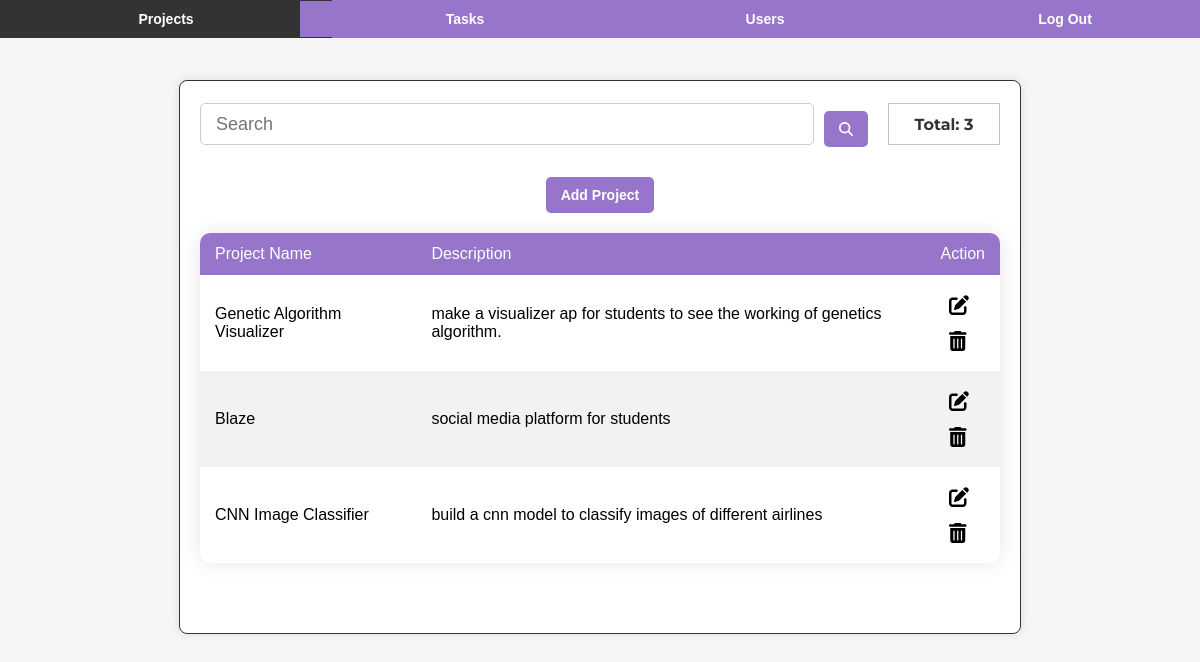
/todolist/projects/ (signed in), run on the app's committed database.
### tdapp/models.py (models this page shows, shortened)
class Project(models.Model):
    project_id = models.AutoField(primary_key=True)
    project_name = models.CharField(max_length=255)
    description = models.TextField()

### tdapp/project_views.py (the view)
# urls.py: path('projects/', project_list, name='project-list'),
@login_required
def project_list(request):
    if request.user.is_superuser:
        projects = Project.objects.all()
    else:
        projects = Project.objects.filter(task__assigned_to=request.user).distinct()
    return render(request, 'admin/project-list.html', {'projects': projects})

### templates/admin/project-list.html (shortened to what this page needs)
{% extends "base.html" %}
{% block extra_css %}
<link rel="stylesheet" href="https://cdnjs.cloudflare.com/ajax/libs/font-awesome/6.0.0/css/all.min.css">
{% endblock %}
{% block content %}
<div id="vanta-container"></div>
<div class="navbar">
    <li class="active"><a href="{% url 'project-list' %}" class="btn-primary">Projects</a></li>
    <li><a href="{% url 'task-list' %}" class="btn-primary">Tasks</a></li>
    {% if user.is_superuser %}
    <li><a href="{% url 'user-list' %}" class="btn-primary">Users</a></li>
    {% endif %}
    <li><a href="{% url 'logout' %}" class="btn-primary">Log Out</a></li>
</div>
<div class="container">
{% if user.is_authenticated %}
    <div class="form-container">
        <form id="search-form" class="search_field">
            <input id="search-input" type="text" class="input-search" placeholder="Search" />
            <button id="search-button" type="submit" class="btn btn-primary">
                <i class="fas fa-search"></i>
            </button>
        </form>
        <div class="total-records-indicator">Total: {{ projects.count }}</div>
    </div>
    {% if user.is_superuser %}
        <div class="row">
            <a href="{% url 'add-project' %}" class="btn btn-primary">Add Project</a>
        </div>
        <div class="table-container">
            <table class="table">
                <thead>
                    <tr>
                        <th>Project Name</th>
                        <th>Description</th>
                        <th>Action</th>
                    </tr>
                </thead>
                <tbody>
                    {% for project in projects %}
                        <tr class="{{ forloop.counter0|divisibleby:2|yesno:'even,odd' }}">
                            <td>{{ project.project_name }}</td>
                            <td>{{ project.description }}</td>
                            <td class="border-0 align-middle">
                                <a href="{% url 'edit-project' project.project_id %}" data-mdb-tooltip-init title="Edit"><i class="fas fa-edit fa-lg text-success me-3"></i></a>
                                <a href="{% url 'delete-project' project.project_id %}" data-mdb-tooltip-init title="Delete"><i class="fas fa-trash-alt fa-lg text-warning"></i></a>
                            </td>
                        </tr>
                    {% endfor %}
                </tbody>
            </table>
        </div>
    {% endif %}
{% else %}
    <p>You are not logged in.</p>
    <a href="{% url 'login' %}">Log In</a> |
    <a href="{% url 'signup' %}">Sign Up</a>
{% endif %}
</div>
{% endblock %}

### assets/static/css/style.css (style rules this page uses)
body { font-family: Arial, sans-serif; background-color: #3f1cbd; margin: 0; padding: 0; }

### templates/base.html (style rules this page uses)
body { font-family: 'Segoe UI', Tahoma, Geneva, Verdana, sans-serif; padding: 0% 5%; justify-content: center; align-items: center; max-width: 100%; overflow-x: hidden; background-color: white; margin: 0px; }
a { border-color: #003b66; background-color: transparent; border-width: 10px; display: block; padding: 8px; text-decoration: none; color: black; font-weight: bold; }
.active { background-color: #003b66; display: block; padding: 8px; text-decoration: none; color: white; font-weight: normal; }
li { display: inline; float: left; width: 40%; text-align: center; }
.container { padding: 30px; width: 100%; max-width: 900px; }
.row { display: flex; justify-content: center; align-items: center; width: 100%; background-color: transparent; margin-top: 10px; margin-bottom: 10px; }
.table-container { display: flex; justify-content: center; margin-top: 20px; }
table { background-color: #fff; width: auto; overflow-x: auto; overflow-y: auto; margin-left: auto; margin-right: auto; display: block; margin-bottom: 50px; border-collapse: collapse; box-shadow: 0 0 20px rgba(0, 0, 0, 0.1); }
table thead { overflow: hidden; position: sticky; top: 0; }
table tbody { overflow-y: auto; }
table th, table td { padding: 12px 15px; text-align: left; height: 15px; }
table th { background-color: #003b66; color: #fff; font-weight: 500; position: sticky; top: 0; }
table tbody tr:nth-child(even) { background-color: #f2f2f2; }
.total-records-indicator { border-width: 0px; border-style: solid; background-color: white; color: black; border-color: #c2c2c2; height: 20px; width: 80px; border-width: 1px; padding: 10px 20px; font-family: 'Montserrat', sans-serif; justify-content: center; text-align: center; align-items: center; }
.search_field { display: flex; align-items: center; position: relative; width: 100%; }
.input-search { font-size: 18px; padding: 5px 10px; height: 30px; width: 100%; padding-left: 35px; outline: none; background: #FFFFFF; color: #000000; border: 1px solid #C4D1EB; box-shadow: 3 }
@media screen and (min-width: 600px) { .search_field { width: 80%; } }

### data on the page
Project: project_name "Genetic Algorithm Visualizer", description "make a visualizer ap for students to see the working of genetics algorithm."
Project: project_name "Blaze", description "social media platform for students"
Project: project_name "CNN Image Classifier", description "build a cnn model to classify images of different airlines"

### other printed values
{{ projects.count }} "3"
